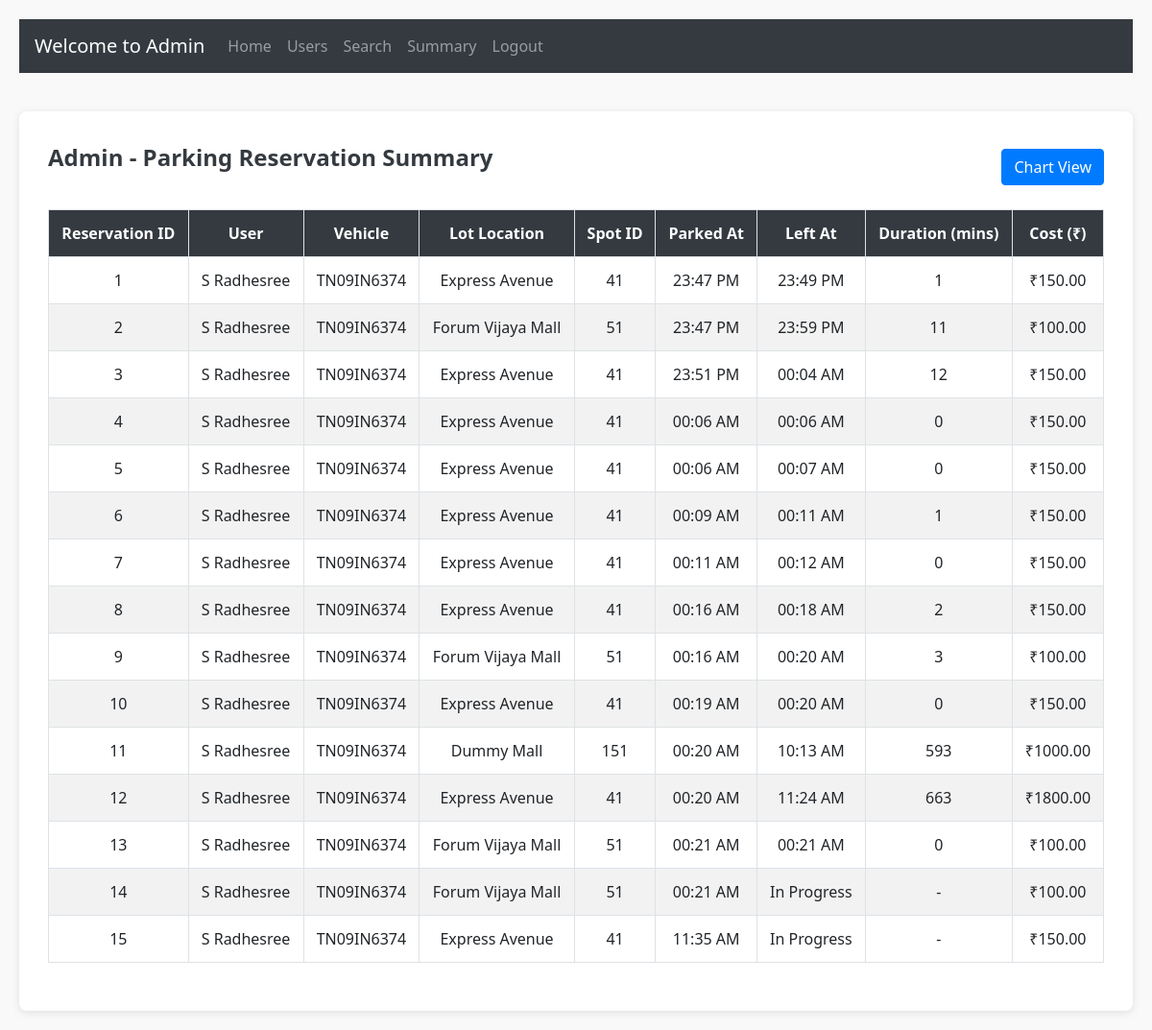
Page /admin/summary/table on the earlier database version.
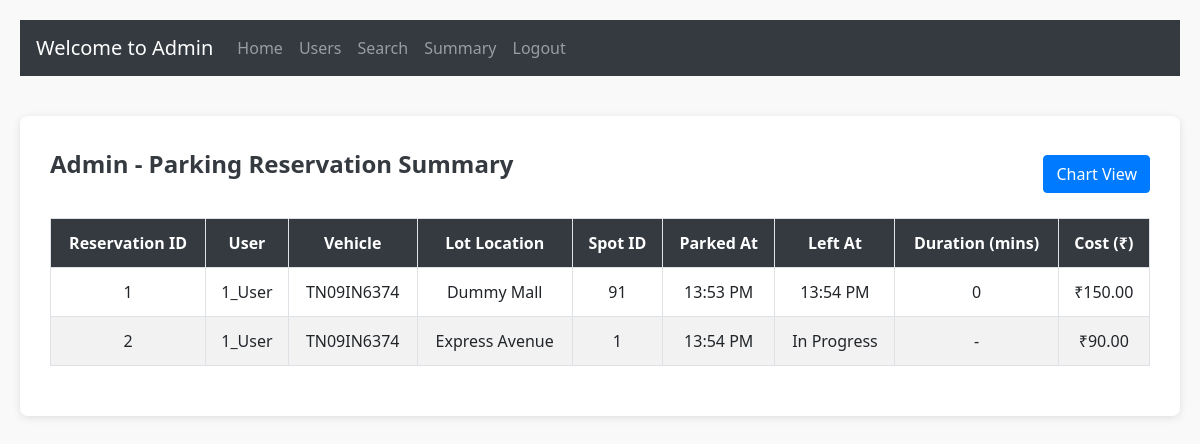
Same page on the later database version.
### models/models.py (models this page shows)
class Reservation(db.Model):
    __tablename__= 'reservations'
    id= db.Column(db.Integer, primary_key=True)
    spot_id= db.Column(db.Integer, db.ForeignKey('parking_spots.id'), nullable=True)
    user_id= db.Column(db.Integer, db.ForeignKey('users.id'), nullable=False)
    vehicle_num= db.Column(db.String, nullable=False)
    parking_timestamp= db.Column(DateTime)
    leaving_timestamp= db.Column(DateTime)
    parking_cost= db.Column(db.Float)
    user= relationship('User', back_populates='reservations')
    spot= relationship('ParkingSpot', back_populates='reservations')

class User(db.Model):
    __tablename__= 'users'
    id= db.Column(db.Integer, primary_key=True)
    email= db.Column(db.String, unique=True, nullable=False)
    password= db.Column(db.String, nullable=False)
    full_name= db.Column(db.String)
    address= db.Column(db.String)
    pincode= db.Column(db.String)
    type= db.Column(db.String, default="general")
    reservations= relationship('Reservation', back_populates='user')

class ParkingLot(db.Model):
    __tablename__= 'parking_lots'
    id= db.Column(db.Integer, primary_key=True)
    prime_location_name= db.Column(db.String, nullable=False)
    price= db.Column(db.Float, nullable=False)
    address= db.Column(db.String)
    pin_code= db.Column(db.String)
    number_of_spots= db.Column(db.Integer)
    spots= relationship('ParkingSpot', back_populates='lot')

class ParkingSpot(db.Model):
    __tablename__= 'parking_spots'
    id= db.Column(db.Integer, primary_key=True)
    lot_id= db.Column(db.Integer, db.ForeignKey('parking_lots.id'), nullable=False)
    status= db.Column(db.String, default="A")
    lot= relationship('ParkingLot', back_populates='spots')
    reservations= relationship('Reservation', back_populates='spot')

### controllers/admin.py (the view)
@app.route("/admin/summary/table")
def admin_summary_table():
    reservations = Reservation.query.all()
    return render_template('admin_sum_t.html', reservations=reservations)

### templates/admin_sum_t.html (shortened to what this page needs)
<!DOCTYPE html>
<html lang="en">
<head>
  <link rel="stylesheet" href="https://cdn.jsdelivr.net/npm/bootstrap@4.0.0/dist/css/bootstrap.min.css">
  <link rel="stylesheet" href="{{ url_for('static', filename='admin.css') }}">
</head>
<body>
  <nav class="navbar navbar-expand-lg navbar-dark bg-dark">
    <div class="navbar-brand">Welcome to Admin</div>
    <div class="collapse navbar-collapse" id="adminNavbar">
      <ul class="navbar-nav mr-auto">
        <li class="nav-item">
          <a class="nav-link" href="/admin_dashboard">Home</a>
        </li>
        <li class="nav-item">
          <a class="nav-link" href="/user_details">Users</a>
        </li>
        <li class="nav-item">
          <a class="nav-link" href="/admin_search">Search</a>
        </li>
        <li class="nav-item">
          <a class="nav-link" href="/admin_summary">Summary</a>
        </li>
        <li class="nav-item">
          <a class="nav-link" href="/login">Logout</a>
        </li>
      </ul>
    </div>
  </nav>
  <div class="users-box">
    <div class="d-flex justify-content-between align-items-center mb-3">
      <div class="section-title">Admin - Parking Reservation Summary</div>
      <a href="/admin/summary/chart" class="btn btn-primary">Chart View</a>
    </div>
    <div class="table-container">
      <table class="user-table">
        <thead>
          <tr>
            <th>Reservation ID</th>
            <th>User</th>
            <th>Vehicle</th>
            <th>Lot Location</th>
            <th>Spot ID</th>
            <th>Parked At</th>
            <th>Left At</th>
            <th>Duration (mins)</th>
            <th>Cost (₹)</th>
          </tr>
        </thead>
        <tbody>
          {% for res in reservations %}
          <tr>
            <td>{{ res.id }}</td>
            <td>{{ res.user.full_name }}</td>
            <td>{{ res.vehicle_num }}</td>
            <td>{{ res.spot.lot.prime_location_name }}</td>
            <td>{{ res.spot.id }}</td>
            <td>{{ res.parking_timestamp.strftime('%H:%M %p') if res.parking_timestamp else 'N/A' }}</td>
            <td>{{ res.leaving_timestamp.strftime('%H:%M %p') if res.leaving_timestamp else 'In Progress' }}</td>
            <td>
              {% if res.leaving_timestamp %}
                {{ ((res.leaving_timestamp - res.parking_timestamp).total_seconds() // 60)|int }}
              {% else %}
                -
              {% endif %}
            </td>
            <td>
              {% if res.parking_cost %}
                ₹{{ "%.2f"|format(res.parking_cost) }}
              {% else %}
                In Progress
              {% endif %}
            </td>
          </tr>
          {% endfor %}
        </tbody>
      </table>
    </div>
  </div>
</body>
</html>

### static/admin.css (style rules this page uses)
body { font-family: 'Segoe UI', Tahoma, Geneva, Verdana, sans-serif; background-color: #f9f9f9; margin: 0; padding: 20px; }
.users-box { margin-top: 40px; background-color: #ffffff; border-radius: 8px; padding: 30px; box-shadow: 0 2px 8px rgba(0,0,0,0.1); }
.section-title { font-size: 1.5rem; font-weight: 600; color: #343a40; margin-bottom: 20px; text-align: center; }
.user-table { width: 100%; border-collapse: collapse; margin-bottom: 20px; }
.user-table th, .user-table td { border: 1px solid #dee2e6; padding: 12px; text-align: center; }
.user-table thead { background-color: #343a40; color: #ffffff; }
.user-table tbody tr:nth-child(even) { background-color: #f2f2f2; }

Differences in the rows shown:
removed Reservation: id "3", user.full_name "S Radhesree", vehicle_num "TN09IN6374", spot.lot.prime_location_name "Express Avenue", spot.id "41", parking_timestamp "23:51 PM", leaving_timestamp "00:04 AM", leaving_timestamp+parking_timestamp "12", parking_cost "150.00"
removed Reservation: id "4", user.full_name "S Radhesree", vehicle_num "TN09IN6374", spot.lot.prime_location_name "Express Avenue", spot.id "41", parking_timestamp "00:06 AM", leaving_timestamp "00:06 AM", leaving_timestamp+parking_timestamp "0", parking_cost "150.00"
removed Reservation: id "5", user.full_name "S Radhesree", vehicle_num "TN09IN6374", spot.lot.prime_location_name "Express Avenue", spot.id "41", parking_timestamp "00:06 AM", leaving_timestamp "00:07 AM", leaving_timestamp+parking_timestamp "0", parking_cost "150.00"
removed Reservation: id "6", user.full_name "S Radhesree", vehicle_num "TN09IN6374", spot.lot.prime_location_name "Express Avenue", spot.id "41", parking_timestamp "00:09 AM", leaving_timestamp "00:11 AM", leaving_timestamp+parking_timestamp "1", parking_cost "150.00"
removed Reservation: id "7", user.full_name "S Radhesree", vehicle_num "TN09IN6374", spot.lot.prime_location_name "Express Avenue", spot.id "41", parking_timestamp "00:11 AM", leaving_timestamp "00:12 AM", leaving_timestamp+parking_timestamp "0", parking_cost "150.00"
removed Reservation: id "8", user.full_name "S Radhesree", vehicle_num "TN09IN6374", spot.lot.prime_location_name "Express Avenue", spot.id "41", parking_timestamp "00:16 AM", leaving_timestamp "00:18 AM", leaving_timestamp+parking_timestamp "2", parking_cost "150.00"
removed Reservation: id "9", user.full_name "S Radhesree", vehicle_num "TN09IN6374", spot.lot.prime_location_name "Forum Vijaya Mall", spot.id "51", parking_timestamp "00:16 AM", leaving_timestamp "00:20 AM", leaving_timestamp+parking_timestamp "3", parking_cost "100.00"
removed Reservation: id "10", user.full_name "S Radhesree", vehicle_num "TN09IN6374", spot.lot.prime_location_name "Express Avenue", spot.id "41", parking_timestamp "00:19 AM", leaving_timestamp "00:20 AM", leaving_timestamp+parking_timestamp "0", parking_cost "150.00"
removed Reservation: id "11", user.full_name "S Radhesree", vehicle_num "TN09IN6374", spot.lot.prime_location_name "Dummy Mall", spot.id "151", parking_timestamp "00:20 AM", leaving_timestamp "10:13 AM", leaving_timestamp+parking_timestamp "593", parking_cost "1000.00"
removed Reservation: id "12", user.full_name "S Radhesree", vehicle_num "TN09IN6374", spot.lot.prime_location_name "Express Avenue", spot.id "41", parking_timestamp "00:20 AM", leaving_timestamp "11:24 AM", leaving_timestamp+parking_timestamp "663", parking_cost "1800.00"
removed Reservation: id "13", user.full_name "S Radhesree", vehicle_num "TN09IN6374", spot.lot.prime_location_name "Forum Vijaya Mall", spot.id "51", parking_timestamp "00:21 AM", leaving_timestamp "00:21 AM", leaving_timestamp+parking_timestamp "0", parking_cost "100.00"
removed Reservation: id "14", user.full_name "S Radhesree", vehicle_num "TN09IN6374", spot.lot.prime_location_name "Forum Vijaya Mall", spot.id "51", parking_timestamp "00:21 AM", leaving_timestamp "In Progress", parking_cost "100.00"
removed Reservation: id "15", user.full_name "S Radhesree", vehicle_num "TN09IN6374", spot.lot.prime_location_name "Express Avenue", spot.id "41", parking_timestamp "11:35 AM", leaving_timestamp "In Progress", parking_cost "150.00"
changed Reservation id 1: user.full_name "S Radhesree" → "1_User"; spot.lot.prime_location_name "Express Avenue" → "Dummy Mall"; spot.id "41" → "91"; parking_timestamp "23:47 PM" → "13:53 PM"; leaving_timestamp "23:49 PM" → "13:54 PM"; leaving_timestamp+parking_timestamp "1" → "0"
changed Reservation id 2: user.full_name "S Radhesree" → "1_User"; spot.lot.prime_location_name "Forum Vijaya Mall" → "Express Avenue"; spot.id "51" → "1"; parking_timestamp "23:47 PM" → "13:54 PM"; leaving_timestamp "23:59 PM" → "In Progress"; parking_cost "100.00" → "90.00"; leaving_timestamp+parking_timestamp "11" → (not shown); now shows "-"
